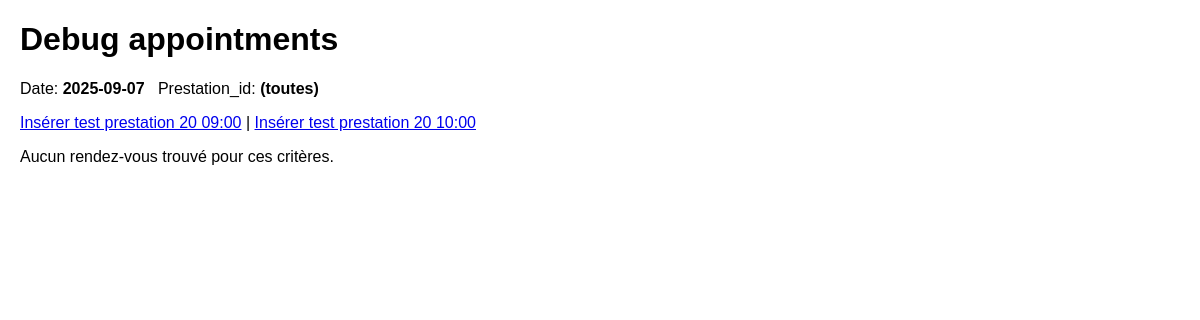
Before: /agenda/list_appointments_debug.php with the older database file.
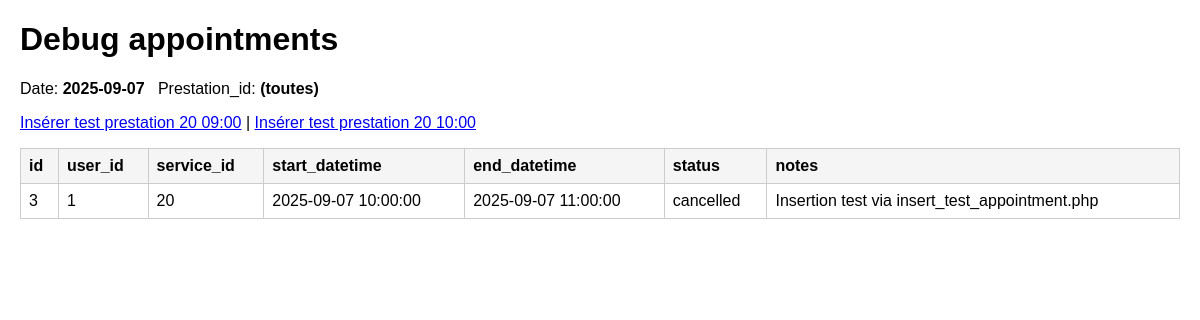
After: the same page with the newer database file.
### tables this page shows
CREATE TABLE `appointments` (
  `id` int(10) UNSIGNED NOT NULL,
  `user_id` int(10) UNSIGNED NOT NULL,
  `service_id` int(10) UNSIGNED NOT NULL,
  `slot_id` int(10) UNSIGNED DEFAULT NULL,
  `start_datetime` datetime NOT NULL,
  `end_datetime` datetime NOT NULL,
  `status` enum('pending','confirmed','cancelled') DEFAULT 'pending',
  `notes` text DEFAULT NULL,
  `created_at` timestamp NOT NULL DEFAULT current_timestamp(),
  `updated_at` timestamp NOT NULL DEFAULT current_timestamp() ON UPDATE current_timestamp()
);

### agenda/list_appointments_debug.php (the view, shortened to what this page needs)
<?php
require_once __DIR__ . '/../inc/db.php';
$date = isset($_GET['date']) ? $_GET['date'] : date('Y-m-d');
$prestationId = isset($_GET['prestation_id']) ? intval($_GET['prestation_id']) : 0;
?><!doctype html>
<html lang="fr">
<head>
</head>
<body>
<h1>Debug appointments</h1>
<p>Date: <strong><?php echo htmlspecialchars($date) ?></strong> &nbsp; Prestation_id: <strong><?php echo $prestationId ?: '(toutes)' ?></strong></p>
<p>
<a href="insert_test_appointment.php?prestation_id=20&date=<?php echo $date ?>&time=09:00&user_id=1">Insérer test prestation 20 09:00</a> |
<a href="insert_test_appointment.php?prestation_id=20&date=<?php echo $date ?>&time=10:00&user_id=1">Insérer test prestation 20 10:00</a>
</p>
<?php
try {
    if ($prestationId) {
        $stmt = $pdo->prepare("SELECT * FROM appointments WHERE service_id = ? AND DATE(start_datetime) = ? ORDER BY start_datetime ASC");
        $stmt->execute([$prestationId, $date]);
    } else {
        $stmt = $pdo->prepare("SELECT * FROM appointments WHERE DATE(start_datetime) = ? ORDER BY start_datetime ASC");
        $stmt->execute([$date]);
    }
    $rows = $stmt->fetchAll(PDO::FETCH_ASSOC);
    if (!$rows) {
        echo '<p>Aucun rendez-vous trouvé pour ces critères.</p>';
    } else {
        echo '<table><tr><th>id</th><th>user_id</th><th>service_id</th><th>start_datetime</th><th>end_datetime</th><th>status</th><th>notes</th></tr>';
        foreach ($rows as $r) {
            echo '<tr>';
            echo '<td>'.htmlspecialchars($r['id'] ?? '') . '</td>';
            echo '<td>'.htmlspecialchars($r['user_id'] ?? '') . '</td>';
            echo '<td>'.htmlspecialchars($r['service_id'] ?? '') . '</td>';
            echo '<td>'.htmlspecialchars($r['start_datetime'] ?? '') . '</td>';
            echo '<td>'.htmlspecialchars($r['end_datetime'] ?? '') . '</td>';
            echo '<td>'.htmlspecialchars($r['status'] ?? '') . '</td>';
            echo '<td>'.htmlspecialchars($r['notes'] ?? '') . '</td>';
            echo '</tr>';
        }
        echo '</table>';
    }
} catch (Throwable $e) {
    echo '<p style="color:red">Erreur SQL: '.htmlspecialchars($e->getMessage()).'</p>';
}
?>
</body>
</html>

### agenda/list_appointments_debug.php (style rules this page uses)
body { font-family:Arial,Helvetica,sans-serif;margin:20px }
table { border-collapse:collapse;width:100% }
th,td { border:1px solid #ccc;padding:8px;text-align:left }
th { background:#f5f5f5 }

Changed rows visible on the page:
added appointments: id "3", user "1", service "20", start_datetime "2025-09-07 10:00:00", end_datetime "2025-09-07 11:00:00", status "cancelled", notes "Insertion test via insert_test_appointment.php"
Other visible differences:
text no longer shown: "Aucun rendez-vous trouvé pour ces critères."
text now shown: "id user_id service_id start_datetime end_datetime status notes"
